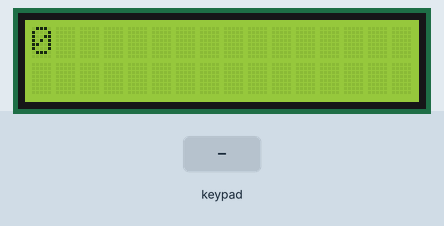
A sketch run on a simulated Arduino Uno, built with avr-gcc and run on an emulated ATmega328P. Shown: 16×2 character LCD. The test bench sets the inputs (shaded band).

Above: at 1.2 s.
1.3 s: keypad keys 1 1 1 0 9 8 pressed 0.4 s apart
At 4.0 s:
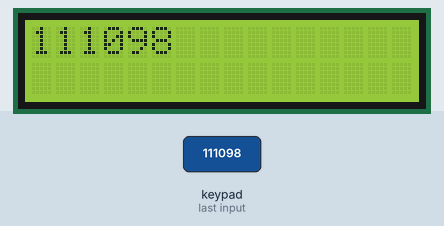
5.2 s: key 'C' pressed
At 5.6 s:
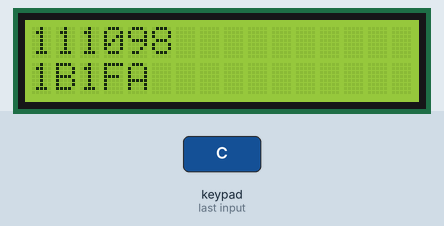
6.7 s: keypad keys 1 1 1 0 9 8 D pressed 0.4 s apart
At 9.9 s:
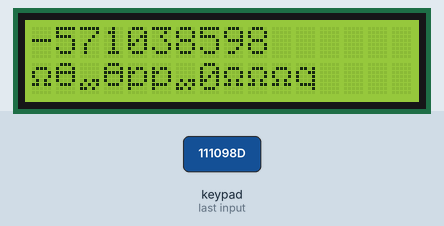
11.0 s: key 'B' pressed
At 12.2 s:
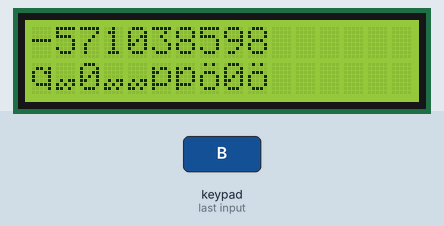
12.5 s: keypad keys 1 3 9 7 2 2 D pressed 0.4 s apart
At 15.3 s:
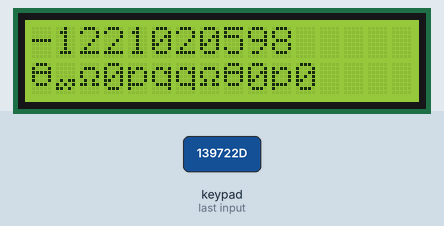
16.8 s: key 'B' pressed
At 18.1 s:
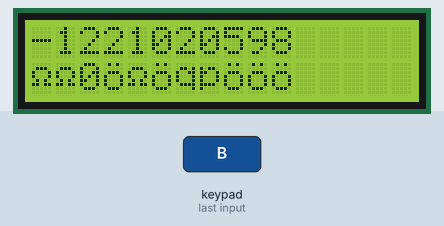
Timing chart, 0 to 19.3 s (numbered marks = the images above; inputs shaded):
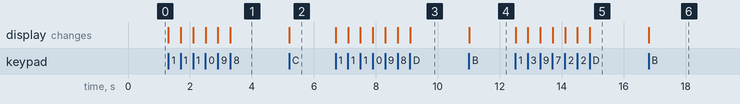

The sketch:

conversione_basi.ino
```cpp
#include <Keypad.h>
#include <LiquidCrystal.h>

// Keypad
const byte ROWS = 4;
const byte COLS = 4;

char keys[ROWS][COLS] = {
  {'1','2','3', 'A'},
  {'4','5','6', 'B'},
  {'7','8','9', 'C'},
  {'*','0','#', 'D'}
};

byte rowPins[ROWS] = {11, 10, 9, 8};
byte colPins[COLS] = {7, 6, 5, 4};

Keypad keypad = Keypad( makeKeymap(keys), rowPins, colPins, ROWS, COLS);
///////

// Display
const int rs = A0, en = A1, d4 = A2, d5 = A3, d6 = A4, d7 = A5;
LiquidCrystal lcd(rs, en, d4, d5, d6, d7);
///////

long num=0;

char hexSymbolConvert(int number) {
  if (number >= 0 && number <= 9) {
    return '0' + number;
  } else {
    switch (number) {
      case 10:
        return 'A';
      case 11:
        return 'B';
      case 12:
        return 'C';
      case 13:
        return 'D';
      case 14:
        return 'E';
      case 15:
        return 'F';
    }
  }
}

void convert(long num, int base) {
  char tmp_output[17] = {0};
  char output[17] = {0};
  int idx = 0;

  long quoziente = num;
  int resto;

  while (quoziente != 0) {
    resto = quoziente % base;
    tmp_output[idx++] = hexSymbolConvert(resto);

    quoziente = quoziente / base;
  }
  tmp_output[idx] = '\0';

  for (int i=0; i<idx; ++i) {
    output[idx-1-i] = tmp_output[i];
  }
  output[idx] = '\0';

  //Serial.println(output);

  clearConv();
  lcd.setCursor(0, 1);
  lcd.print(output);
}

void clearAll() {
  num = 0;

  lcd.clear();
  lcd.setCursor(0, 0);
  lcd.print(0);
}

void clearConv() {
  lcd.clear();
  lcd.setCursor(0, 0);
  lcd.print(num);
}

void setup() {
  Serial.begin(9600);

  lcd.begin(16, 2);
  clearAll();
}

void loop() {
  char key = keypad.getKey();

  if (key) {
    if (key == 'A') {
      convert(num, 2);
    } else if (key == 'B') {
      convert(num, 8);
    } else if (key == 'C') {
      convert(num, 16);
    } else if (key == 'D') {
      convert(num, 6);
    } else if (key == '*') {
      clearAll();
    } else {
      num = (key - '0') + num * 10;

      lcd.setCursor(0, 0);
      lcd.print(num);
    }
  }
}
```

Measured:
- after the input at 1.3 s, the display: first changes at once (image 1 shows a later state)
- after the input at 5.2 s, the display: changes at once (image 2)
- after the input at 6.7 s, the display: first changes at once (image 3 shows a later state)
- after the input at 11.0 s, the display: changes at once (image 4)
- after the input at 12.5 s, the display: first changes at once (image 5 shows a later state)
- after the input at 16.8 s, the display: changes at once (image 6)
